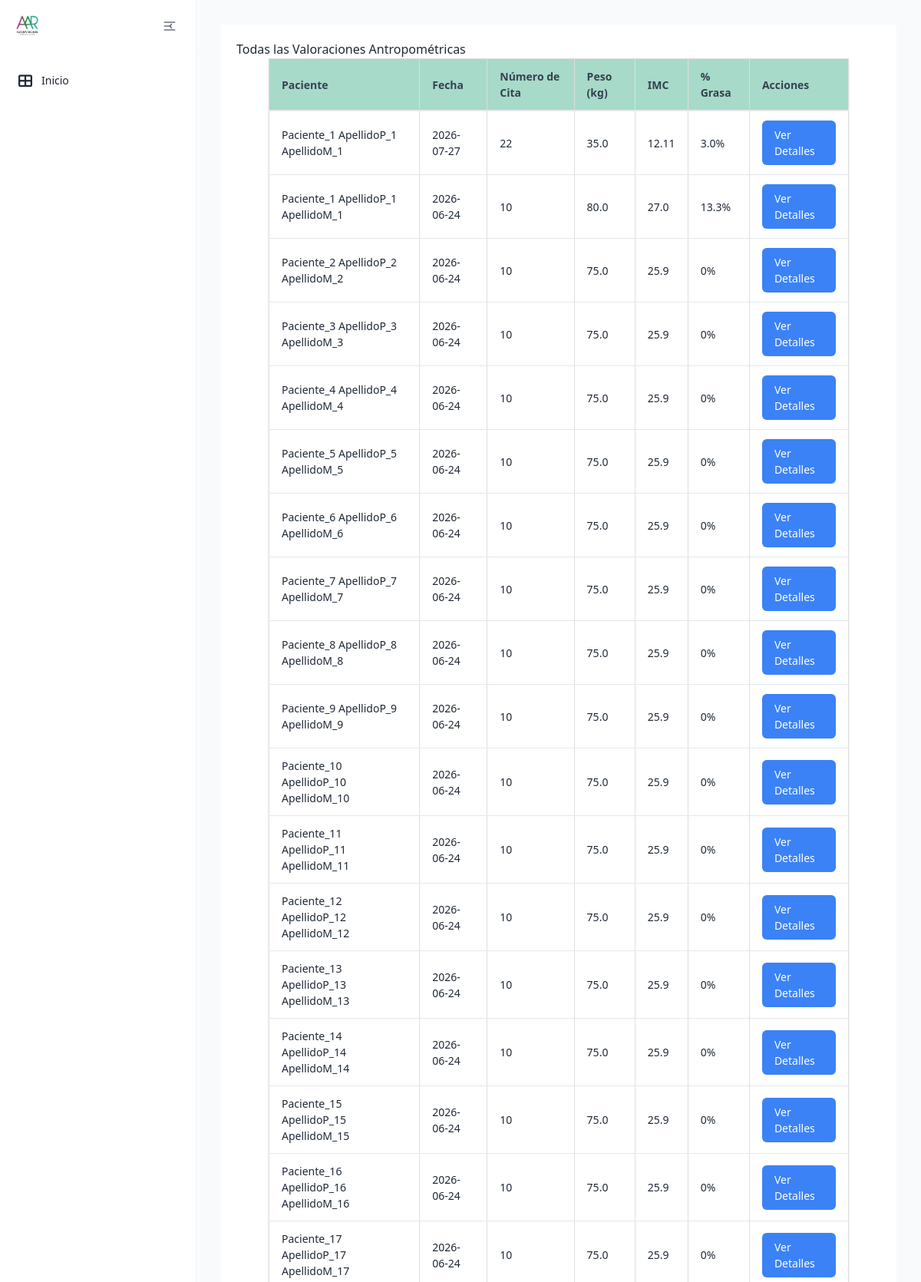
The page /valoraciones/ (upper part) on the database its author committed.
### tables this page shows
CREATE TABLE valoracion_antropometrica (
    id INTEGER PRIMARY KEY AUTOINCREMENT,
    paciente_id INTEGER NOT NULL,
    numero_cita INTEGER NOT NULL,
    fecha DATE NOT NULL,
    estatura FLOAT NOT NULL,
    peso FLOAT NOT NULL,
    imc FLOAT NOT NULL,
    grasa FLOAT NOT NULL,
    cintura FLOAT NOT NULL,
    torax FLOAT NOT NULL,
    brazo FLOAT NOT NULL,
    cadera FLOAT NOT NULL,
    pierna FLOAT NOT NULL,
    pantorrilla FLOAT NOT NULL,
    tension_arterial TEXT NOT NULL,
    frecuencia_cardiaca INTEGER NOT NULL,
    bicep FLOAT NOT NULL,
    tricep FLOAT NOT NULL,
    suprailiaco FLOAT NOT NULL,
    subescapular FLOAT NOT NULL,
    femoral FLOAT,
    porcentaje_grasa TEXT NOT NULL,
    --porcentaje_grasa_fem FLOAT NOT NULL,
    ultima_dieta TEXT,
    FOREIGN KEY (paciente_id) REFERENCES pacientes (id)
);

### app/models/paciente.py (models this page shows, shortened)
class Paciente(db.Model):
    __tablename__ = 'pacientes'
    id = db.Column(db.Integer, primary_key=True)
    nombre = db.Column(db.String(50), nullable=False)
    apellido_paterno = db.Column(db.String(50), nullable=False)
    apellido_materno = db.Column(db.String(50), nullable=False)
    genero = db.Column(db.String(10), nullable=False)
    fecha_nacimiento = db.Column(db.Date, nullable=False)
    telefono = db.Column(db.String(100), nullable=False)
    correo = db.Column(db.String(100), nullable=False)
    ciudad = db.Column(db.String(100), nullable=False)
    fecha_registro = db.Column(db.DateTime, default=datetime.utcnow)
    status = db.Column(db.String(20), default='activo')

### app/controllers/valoracion_antropometrica.py (the view)
@valoracion.route('/')
def todas_valoraciones():
    valoraciones = ValoracionAntropometrica.obtener_todas()
    return render_template('valoraciones/todas_valoraciones.html', valoraciones=valoraciones)

### app/db.py (called while the page is built)
def get_db():
    if 'db' not in g:
        try:
            db_path = os.environ.get('DATABASE_URL', 'pacientes.db')
            g.db = sqlite3.connect(
                db_path,
                detect_types=sqlite3.PARSE_DECLTYPES
            )
            g.db.row_factory = sqlite3.Row
        except sqlite3.Error as e:
            logger.error(f"Error crítico al conectar con la base de datos SQLite: {e}")
            raise e
    return g.db

def query_db(query, args=(), one=False):
    try:
        cur = get_db().execute(query, args)
        rv = cur.fetchall()
        cur.close()
        return (rv[0] if rv else None) if one else rv
    except sqlite3.Error as e:
        logger.error(f"Error al ejecutar query: {query}. Args: {args}. Detalle: {e}")
        raise e

### app/models/valoracion_antropometrica.py (called while the page is built)
    @staticmethod
    def obtener_todas():
        return query_db('''
            SELECT va.*, p.nombre, p.apellido_paterno, p.apellido_materno
            FROM valoracion_antropometrica va
            JOIN pacientes p ON va.paciente_id = p.id
            ORDER BY va.fecha DESC
        ''')

### app/templates/valoraciones/todas_valoraciones.html (shortened to what this page needs)
{% extends "base/base.html" %}
{% block content %}
<div class="valoracion-container">
    <h2>Todas las Valoraciones Antropométricas</h2>
    <table class="table">
        <thead>
            <tr>
                <th class="table__header">Paciente</th>
                <th class="table__header">Fecha</th>
                <th class="table__header">Número de Cita</th>
                <th class="table__header">Peso (kg)</th>
                <th class="table__header">IMC</th>
                <th class="table__header">% Grasa</th>
                <th class="table__header">Acciones</th>
            </tr>
        </thead>
        <tbody>
            {% for valoracion in valoraciones %}
            <tr>
                <td class="table__cell">{{ valoracion['nombre'] }} {{ valoracion['apellido_paterno'] }} {{ valoracion['apellido_materno'] }}</td>
                <td class="table__cell">{{ valoracion['fecha'] }}</td>
                <td class="table__cell">{{ valoracion['numero_cita'] }}</td>
                <td class="table__cell">{{ valoracion['peso'] }}</td>
                <td class="table__cell">{{ valoracion['imc'] }}</td>
                <td class="table__cell">{{ valoracion['porcentaje_grasa'] }}%</td>
                <td class="table__cell">
                    <a href="{{ url_for('valoracion.lista_valoraciones', paciente_id=valoracion['paciente_id']) }}" class="action-button">Ver Detalles</a>
                </td>
            </tr>
            {% endfor %}
        </tbody>
    </table>
</div>
{% endblock %}

### app/static/css/components/_tables.css (style rules this page uses)
.table { width: 100%; border-collapse: collapse; margin-bottom: 1rem; }
.table__header { background-color: #f8f9fa; padding: 12px; text-align: left; border-bottom: 2px solid #dee2e6; }
.table__cell { padding: 12px; border-bottom: 1px solid #dee2e6; }

### app/static/css/components/_buttons.css (style rules this page uses)
.action-button { display: inline-flex; align-items: center; gap: 0.5rem; padding: 8px 16px; background-color: #3498db; color: white; border: none; border-radius: 4px; text-decoration: none; cursor: pointer; transition: background-color 0.3s; }

### app/static/css/style.css (style rules this page uses)
body { font-family: Arial, sans-serif; margin: 0; padding: 0; color: #2c3e50; }
.table { width: 100%; border-collapse: collapse; margin: 20px 0; font-size: 16px; text-align: left; }
.table__header, .table__cell { border: 1px solid #ddd; padding: 8px; text-align: left; }
.table__header { background-color: #f2f2f2; }
.table { max-width: 90%; background-color: white; margin: 0 auto; box-shadow: 0 1px 3px rgba(0, 0, 0, 0.1); border-radius: 4px; }
.table__header { padding: 12px 16px; text-align: left; font-weight: 600; font-size: 0.875rem; color: #374151; background-color: #119b6e5e; border-bottom: 2px solid #e5e7eb; }
.table__cell { padding: 12px 16px; font-size: 0.875rem; border-bottom: 1px solid #e5e7eb; }
.action-button { display: inline-flex; align-items: center; padding: 0.5rem 1rem; font-size: 0.875rem; font-weight: 500; border-radius: 0.375rem; background-color: #3b82f6; color: white; text-decoration: none; transition: background-color 0.2s; }
.valoracion-container { max-width: 1200px; margin: 0 auto; padding: 20px; background-color: #fff; }
.action-button { display: inline-flex; align-items: center; gap: 0.5rem; padding: 0.5rem 1rem; background-color: #3b82f6; color: white; border-radius: 0.375rem; text-decoration: none; font-size: 0.875rem; font-weight: 500; transition: background-color 0.2s; }

### rows shown on the page
valoracion_antropometrica: nombre "Paciente_1", apellido_paterno "ApellidoP_1", apellido_materno "ApellidoM_1", fecha "2026-07-27", numero_cita "22", peso "35.0", imc "12.11", porcentaje_grasa "3.0"
valoracion_antropometrica: nombre "Paciente_1", apellido_paterno "ApellidoP_1", apellido_materno "ApellidoM_1", fecha "2026-06-24", numero_cita "10", peso "80.0", imc "27.0", porcentaje_grasa "13.3"
valoracion_antropometrica: nombre "Paciente_2", apellido_paterno "ApellidoP_2", apellido_materno "ApellidoM_2", fecha "2026-06-24", numero_cita "10", peso "75.0", imc "25.9", porcentaje_grasa "0"
valoracion_antropometrica: nombre "Paciente_3", apellido_paterno "ApellidoP_3", apellido_materno "ApellidoM_3", fecha "2026-06-24", numero_cita "10", peso "75.0", imc "25.9", porcentaje_grasa "0"
valoracion_antropometrica: nombre "Paciente_4", apellido_paterno "ApellidoP_4", apellido_materno "ApellidoM_4", fecha "2026-06-24", numero_cita "10", peso "75.0", imc "25.9", porcentaje_grasa "0"
valoracion_antropometrica: nombre "Paciente_5", apellido_paterno "ApellidoP_5", apellido_materno "ApellidoM_5", fecha "2026-06-24", numero_cita "10", peso "75.0", imc "25.9", porcentaje_grasa "0"
valoracion_antropometrica: nombre "Paciente_6", apellido_paterno "ApellidoP_6", apellido_materno "ApellidoM_6", fecha "2026-06-24", numero_cita "10", peso "75.0", imc "25.9", porcentaje_grasa "0"
valoracion_antropometrica: nombre "Paciente_7", apellido_paterno "ApellidoP_7", apellido_materno "ApellidoM_7", fecha "2026-06-24", numero_cita "10", peso "75.0", imc "25.9", porcentaje_grasa "0"
valoracion_antropometrica: nombre "Paciente_8", apellido_paterno "ApellidoP_8", apellido_materno "ApellidoM_8", fecha "2026-06-24", numero_cita "10", peso "75.0", imc "25.9", porcentaje_grasa "0"
valoracion_antropometrica: nombre "Paciente_9", apellido_paterno "ApellidoP_9", apellido_materno "ApellidoM_9", fecha "2026-06-24", numero_cita "10", peso "75.0", imc "25.9", porcentaje_grasa "0"
valoracion_antropometrica: nombre "Paciente_10", apellido_paterno "ApellidoP_10", apellido_materno "ApellidoM_10", fecha "2026-06-24", numero_cita "10", peso "75.0", imc "25.9", porcentaje_grasa "0"
valoracion_antropometrica: nombre "Paciente_11", apellido_paterno "ApellidoP_11", apellido_materno "ApellidoM_11", fecha "2026-06-24", numero_cita "10", peso "75.0", imc "25.9", porcentaje_grasa "0"
valoracion_antropometrica: nombre "Paciente_12", apellido_paterno "ApellidoP_12", apellido_materno "ApellidoM_12", fecha "2026-06-24", numero_cita "10", peso "75.0", imc "25.9", porcentaje_grasa "0"
valoracion_antropometrica: nombre "Paciente_13", apellido_paterno "ApellidoP_13", apellido_materno "ApellidoM_13", fecha "2026-06-24", numero_cita "10", peso "75.0", imc "25.9", porcentaje_grasa "0"
valoracion_antropometrica: nombre "Paciente_14", apellido_paterno "ApellidoP_14", apellido_materno "ApellidoM_14", fecha "2026-06-24", numero_cita "10", peso "75.0", imc "25.9", porcentaje_grasa "0"
valoracion_antropometrica: nombre "Paciente_15", apellido_paterno "ApellidoP_15", apellido_materno "ApellidoM_15", fecha "2026-06-24", numero_cita "10", peso "75.0", imc "25.9", porcentaje_grasa "0"
valoracion_antropometrica: nombre "Paciente_16", apellido_paterno "ApellidoP_16", apellido_materno "ApellidoM_16", fecha "2026-06-24", numero_cita "10", peso "75.0", imc "25.9", porcentaje_grasa "0"
valoracion_antropometrica: nombre "Paciente_17", apellido_paterno "ApellidoP_17", apellido_materno "ApellidoM_17", fecha "2026-06-24", numero_cita "10", peso "75.0", imc "25.9", porcentaje_grasa "0"
